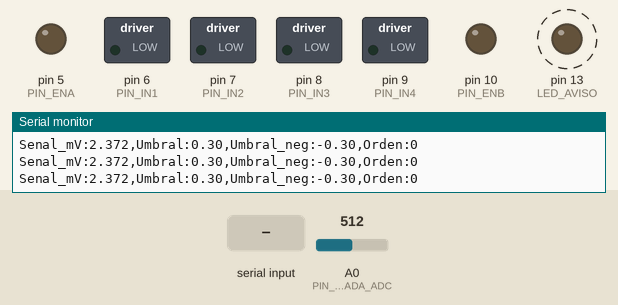
Recording of a sketch running on a simulated Arduino Uno, built with avr-gcc and run on an emulated ATmega328P. Parts: switched loads named in the sketch (green lamp = pin HIGH), output pins drawn as LEDs (lit = HIGH), the last lines printed to the serial monitor. Dashed ring = blinking. The test bench sets the inputs (shaded band); at power-on: A0 (PIN_ENTRADA_ADC) = 512.

Above: at 1.2 s.
1.3 s: A0 (PIN_ENTRADA_ADC) set to 0
4.3 s: "p" received over Serial
At 4.3 s:
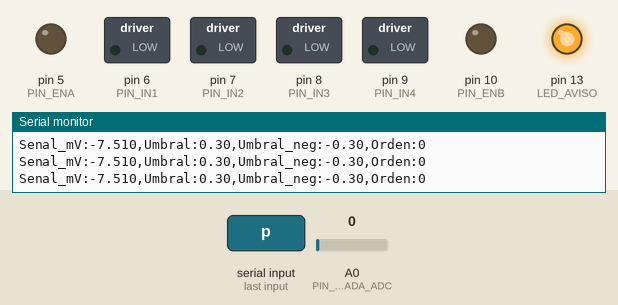
7.3 s: A0 (PIN_ENTRADA_ADC) set to 3
8.8 s: A0 (PIN_ENTRADA_ADC) set to 6
At 9.7 s:
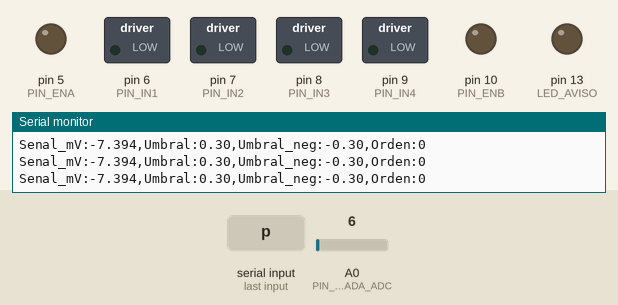
10.3 s: A0 (PIN_ENTRADA_ADC) set to 1023
At 10.9 s:
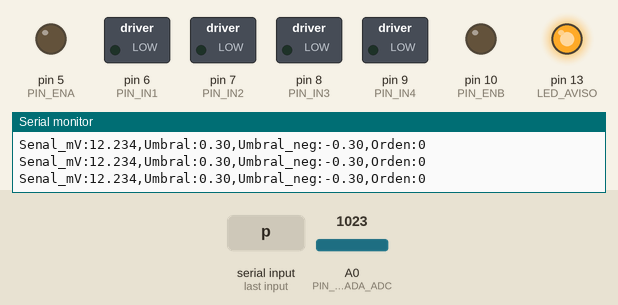
Timing chart, 0 to 12.8 s (numbered marks = the images above; inputs shaded):
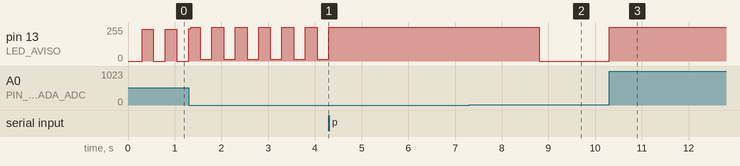

Measured:
- the behaviour switches between 4 and 5 on A0 (PIN_ENTRADA_ADC) (found by bisection; images 1 and 2)
- after the input at 4.3 s, pin 13 (LED_AVISO): stops changing and stays 255/255
- after the input at 8.8 s, pin 13 (LED_AVISO): 255/255 → 0/255 at once
- after the input at 10.3 s, pin 13 (LED_AVISO): 0/255 → 255/255 at once
- by itself, pin 13 (LED_AVISO): repeats every 1.5 s: 255/255 0.21 s, 2 × (15/255 0.24 s, 255/255 0.26 s), 15/255 0.24 s

The sketch:

eog_silla.ino
```cpp
// ---------- Referencia del ADC ----------
const bool  USAR_AREF_EXTERNA = false;
const float VREF_ADC          = 5.0;     // voltios

// ---------- Centro de la señal (nivel de reposo de la salida) ----------
// Valor inicial. Con CENTRO_AUTOMATICO el programa lo mide solo al arrancar
const float CENTRO_V = 1.90;
const bool  CENTRO_AUTOMATICO = true;
const unsigned long ARRANQUE_MS = 8000;  // espera a que el pasaaltos se asiente
const unsigned long CALIB_MS    = 2000;  // tiempo de promedio para medir el centro

// ---------- Ganancia del circuito ----------
// INA333 (11) x etapa 4 (23) x filtro Sallen-Key (1) = 253
const float GANANCIA_TOTAL = 253.0;

// ---------- Detección de la mirada ----------
// Umbral en milivolts EN LOS ELECTRODOS.
const float UMBRAL_MV = 0.30;

// Signo: +1 si al mirar a la DERECHA la salida SUBE; -1 si BAJA.
// Depende de qué electrodo está en VIN+ y cuál en VIN-.
const int SIGNO_DERECHA = +1;

// La señal tiene que quedar pasada del umbral este tiempo para contar.
// Menos tiempo = la silla responde antes, pero un parpadeo puede mover la silla un
// instante.
const unsigned long CONFIRMACION_MS = 50;

// Modo de giro:
//   true  -> la silla gira MIENTRAS se mantiene la mirada (se detiene sola al
//            volver al centro, o cuando la señal cae por debajo de la mitad
//            del umbral, o a los MAX_GIRO_MS).
//   false -> cada mirada da un giro de duración fija (DURACION_GIRO_MS).
const bool          GIRO_MIENTRAS_MIRA = true;
const unsigned long MAX_GIRO_MS        = 3000;
const unsigned long DURACION_GIRO_MS   = 1000;

// Después de cada giro se ignora la señal un tiempo (cubre el escalón de
// vuelta) y luego se espera a que la señal regrese al reposo.
const unsigned long REFRACTARIO_MS   = 500;
const unsigned long REPOSO_MS        = 150;   // tiempo estable cerca del cero
const unsigned long ESPERA_MAX_MS    = 5000;  // si no vuelve, se recentra

// Seguimiento lento del reposo (deriva del electrodo): constante de tiempo.
const float TAU_DERIVA_S = 30.0;

// ---------- Puente H (L298N o similar) ----------
const int PIN_ENA = 5;    // PWM motor izquierdo
const int PIN_IN1 = 6;    // motor izquierdo, sentido adelante
const int PIN_IN2 = 7;    // motor izquierdo, sentido atrás
const int PIN_ENB = 10;   // PWM motor derecho
const int PIN_IN3 = 8;    // motor derecho, sentido adelante
const int PIN_IN4 = 9;    // motor derecho, sentido atrás
const int VELOCIDAD_PWM = 150;   // 0 a 255

// Giro HORARIO sobre el eje: motor izquierdo adelante, motor derecho atrás.
// Giro ANTIHORARIO: motor izquierdo atrás, motor derecho adelante.

// ---------- Habilitación (hombre muerto) ----------
// Si es true, los motores solo funcionan mientras se mantiene apretado un
// pulsador entre el pin 2 y GND. Recomendado para cualquier prueba con motores.
const bool USAR_HABILITACION = false;
const int  PIN_HABILITAR = 2;

// ---------- Muestreo y filtros ----------
const float FS_HZ = 250.0;
const int   N_PROMEDIO = 8;              // lecturas por muestra (~0,9 ms)
const float FREC_RED = 50.0;             // 50 Hz en Argentina
const float Q_NOTCH  = 10.0;
const int   N_SUAVIZADO = 4;             // promedio móvil (máximo 16): 4 muestras = 16 ms
// ---------- Otros ----------
const long BAUDIOS = 115200;
const int  PIN_ENTRADA_ADC = A0;
const int  LED_AVISO = LED_BUILTIN;      // titila al calibrar, fijo si satura
const int  TELEMETRIA_CADA = 5;          // 1 línea cada 5 muestras = 50 por segundo

// =====================================================================
//  VARIABLES INTERNAS
// =====================================================================

const unsigned long PERIODO_US = (unsigned long)(1000000.0 / FS_HZ);
unsigned long t_anterior;

float nb0, nb1, nb2, na1, na2;
float xAnt1 = 0, xAnt2 = 0, yAnt1 = 0, yAnt2 = 0;

float bufSuav[16];
int   idxSuav  = 0;
float sumaSuav = 0;

enum Estado { ARRANQUE, CALIBRANDO, LISTO, CONFIRMANDO, GIRANDO, ESPERA_REPOSO, PARADA };
Estado estado = ARRANQUE;

float centroV = CENTRO_V;
float sumaCalib = 0;
long  nCalib = 0;

unsigned long t_inicio, t_estado, t_reposo_ini;
int   candidato = 0;       // +1 derecha, -1 izquierda
int   orden = 0;           // +1 horario, -1 antihorario, 0 detenido
bool  bloqueado = false;   // parada de emergencia por el puerto serie
unsigned long t_saturado = 0;
int   contTelemetria = 0;
float kDeriva;

// =====================================================================
//  Motores
// =====================================================================
void motores(int o) {
  orden = o;
  if (o == 0) {
    analogWrite(PIN_ENA, 0);  analogWrite(PIN_ENB, 0);
    digitalWrite(PIN_IN1, LOW); digitalWrite(PIN_IN2, LOW);
    digitalWrite(PIN_IN3, LOW); digitalWrite(PIN_IN4, LOW);
    return;
  }
  bool izqAdelante = (o > 0);          // horario: izquierdo adelante
  digitalWrite(PIN_IN1, izqAdelante ? HIGH : LOW);
  digitalWrite(PIN_IN2, izqAdelante ? LOW  : HIGH);
  digitalWrite(PIN_IN3, izqAdelante ? LOW  : HIGH);   // derecho al revés
  digitalWrite(PIN_IN4, izqAdelante ? HIGH : LOW);
  analogWrite(PIN_ENA, VELOCIDAD_PWM);
  analogWrite(PIN_ENB, VELOCIDAD_PWM);
}
bool habilitado() {
  if (bloqueado) return false;
  if (!USAR_HABILITACION) return true;
  return digitalRead(PIN_HABILITAR) == LOW;   // apretado = habilitado
}

void reiniciarFiltros() {
  xAnt1 = xAnt2 = yAnt1 = yAnt2 = 0;
  for (int i = 0; i < 16; i++) bufSuav[i] = 0;
  sumaSuav = 0;
  idxSuav = 0;
}
void cambiarEstado(Estado e, unsigned long ahora) {
  estado = e;
  t_estado = ahora;
}

// =====================================================================
//  setup()
// =====================================================================
void setup() {
  Serial.begin(BAUDIOS);
  pinMode(LED_AVISO, OUTPUT);
  pinMode(PIN_ENA, OUTPUT); pinMode(PIN_ENB, OUTPUT);
  pinMode(PIN_IN1, OUTPUT); pinMode(PIN_IN2, OUTPUT);
  pinMode(PIN_IN3, OUTPUT); pinMode(PIN_IN4, OUTPUT);
  if (USAR_HABILITACION) pinMode(PIN_HABILITAR, INPUT_PULLUP);
  motores(0);

  if (USAR_AREF_EXTERNA) analogReference(EXTERNAL);
  else                   analogReference(DEFAULT);
  analogRead(PIN_ENTRADA_ADC);   // lectura descartada

  // Notch (biquad estándar)
  float w0N   = 2.0 * PI * FREC_RED / FS_HZ;
  float alfaN = sin(w0N) / (2.0 * Q_NOTCH);
  float den0  = 1.0 + alfaN;
  nb0 =  1.0           / den0;
  nb1 = -2.0 * cos(w0N) / den0;
  nb2 =  1.0           / den0;
  na1 = -2.0 * cos(w0N) / den0;
  na2 = (1.0 - alfaN)   / den0;

  kDeriva = (1.0 / FS_HZ) / TAU_DERIVA_S;

  t_anterior = micros();
  t_inicio = millis();
  cambiarEstado(CENTRO_AUTOMATICO ? ARRANQUE : LISTO, t_inicio);
  Serial.println("# EOG silla: arrancando");
}

// =====================================================================
//  Comandos por el puerto serie
// =====================================================================
void leerComandos(unsigned long ahora) {
  while (Serial.available() > 0) {
    char c = Serial.read();
    if (c == 'p' || c == 'P') {
      bloqueado = true;
      motores(0);
      cambiarEstado(PARADA, ahora);
      Serial.println("# PARADA DE EMERGENCIA");
    } else if (c == 'r' || c == 'R') {
      bloqueado = false;
      cambiarEstado(ESPERA_REPOSO, ahora);   // vuelve esperando el reposo
      t_reposo_ini = 0;
      Serial.println("# REANUDADO");
    }
  }
}

// =====================================================================
//  loop()
// =====================================================================
void loop() {
  if (micros() - t_anterior < PERIODO_US) return;
  t_anterior += PERIODO_US;

  unsigned long ahora = millis();
  leerComandos(ahora);

  // ---- 1) Leer A0 y promediar ----
  long sumaLect = 0;
  for (int i = 0; i < N_PROMEDIO; i++) sumaLect += analogRead(PIN_ENTRADA_ADC);
  float cuentas = (float)sumaLect / N_PROMEDIO;

  // Saturación: señal pegada a 0 o al tope del ADC
  bool saturada = (cuentas < 5 || cuentas > 1018);
  if (saturada) {
    if (t_saturado == 0) t_saturado = ahora;
  } else {
    t_saturado = 0;
  }
  digitalWrite(LED_AVISO, saturada ? HIGH : LOW);

  // ---- 2) Cuentas a voltios ----
  float volts = cuentas * VREF_ADC / 1024.0;

  // ---- 3) Quitar el centro, notch y promedio móvil ----
  float x = volts - centroV;
  float y = nb0 * x + nb1 * xAnt1 + nb2 * xAnt2 - na1 * yAnt1 - na2 * yAnt2;
  xAnt2 = xAnt1;  xAnt1 = x;
  yAnt2 = yAnt1;  yAnt1 = y;

  sumaSuav -= bufSuav[idxSuav];
  bufSuav[idxSuav] = y;
  sumaSuav += y;
  idxSuav = (idxSuav + 1) % N_SUAVIZADO;
  float filtrada = sumaSuav / N_SUAVIZADO;

  // ---- 4) Milivolts en los electrodos ----
  float mV = filtrada * 1000.0 / GANANCIA_TOTAL;
  float s  = mV * SIGNO_DERECHA;     // s > 0: mirada a la derecha

  // Saturación sostenida: parar y esperar
  if (t_saturado != 0 && (ahora - t_saturado) > 200 && estado != PARADA) {
    if (orden != 0) motores(0);
    if (estado == GIRANDO || estado == CONFIRMANDO) {
      cambiarEstado(ESPERA_REPOSO, ahora);
      t_reposo_ini = 0;
    }
  }

  // ---- 5) Máquina de estados ----
  switch (estado) {

    case ARRANQUE:
      if (ahora - t_estado >= ARRANQUE_MS) {
        sumaCalib = 0; nCalib = 0;
        cambiarEstado(CALIBRANDO, ahora);
      }
      digitalWrite(LED_AVISO, ((ahora / 250) % 2) ? HIGH : LOW);   // titila
      break;

    case CALIBRANDO:
      sumaCalib += volts; nCalib++;
      if (ahora - t_estado >= CALIB_MS && nCalib > 0) {
        centroV = sumaCalib / nCalib;
        reiniciarFiltros();
        cambiarEstado(LISTO, ahora);
        Serial.print("# Centro medido: ");
        Serial.print(centroV, 3);
        Serial.println(" V");
      }
      digitalWrite(LED_AVISO, ((ahora / 125) % 2) ? HIGH : LOW);
      break;

    case LISTO:
      // El reposo sigue despacio la deriva del electrodo
      if (fabs(mV) < UMBRAL_MV * 0.5) centroV += (volts - centroV) * kDeriva;
      if (s > UMBRAL_MV)       { candidato = +1; cambiarEstado(CONFIRMANDO, ahora); }
      else if (s < -UMBRAL_MV) { candidato = -1; cambiarEstado(CONFIRMANDO, ahora); }
      break;

    case CONFIRMANDO: {
      bool sigue = (candidato > 0) ? (s > UMBRAL_MV) : (s < -UMBRAL_MV);
      if (!sigue) {
        cambiarEstado(LISTO, ahora);                    // pico corto: descartado
      } else if (ahora - t_estado >= CONFIRMACION_MS) {
        if (habilitado()) {
          motores(candidato);                           // +1 horario, -1 antihorario
          cambiarEstado(GIRANDO, ahora);
          Serial.println(candidato > 0 ? "# GIRO HORARIO" : "# GIRO ANTIHORARIO");
        } else {
          cambiarEstado(ESPERA_REPOSO, ahora);          // sin habilitación: no gira
          t_reposo_ini = 0;
          Serial.println("# Mirada detectada, pero las salidas estan deshabilitadas");
        }
      }
      break;
    }

    case GIRANDO: {
      bool terminar = !habilitado();
      if (GIRO_MIENTRAS_MIRA) {
        // sigue girando mientras la mirada se mantiene del mismo lado
        bool mantiene = (candidato > 0) ? (s > UMBRAL_MV * 0.5) : (s < -UMBRAL_MV * 0.5);
        if (!mantiene || (ahora - t_estado >= MAX_GIRO_MS)) terminar = true;
      } else {
        if (ahora - t_estado >= DURACION_GIRO_MS) terminar = true;
      }
      if (terminar) {
        motores(0);
        cambiarEstado(ESPERA_REPOSO, ahora);
        t_reposo_ini = 0;
      }
      break;
    }

    case ESPERA_REPOSO:
      if (ahora - t_estado >= REFRACTARIO_MS) {
        if (fabs(mV) < UMBRAL_MV * 0.5) {
          if (t_reposo_ini == 0) t_reposo_ini = ahora;
          if (ahora - t_reposo_ini >= REPOSO_MS) cambiarEstado(LISTO, ahora);
        } else {
          t_reposo_ini = 0;
        }
        if (ahora - t_estado >= REFRACTARIO_MS + ESPERA_MAX_MS) {
          centroV = volts;                              // recentrar
          reiniciarFiltros();
          cambiarEstado(LISTO, ahora);
        }
      }
      break;

    case PARADA:
      motores(0);
      break;
  }

  // ---- 6) Telemetría ----
  if (++contTelemetria >= TELEMETRIA_CADA) {
    contTelemetria = 0;
    Serial.print("Senal_mV:");   Serial.print(mV, 3);
    Serial.print(",Umbral:");    Serial.print(UMBRAL_MV, 2);
    Serial.print(",Umbral_neg:"); Serial.print(-UMBRAL_MV, 2);
    Serial.print(",Orden:");     Serial.println(orden);
  }
}
```
